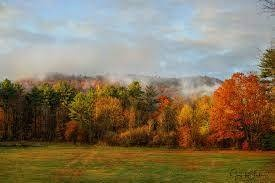
//> input picture contrast_imgs/image1.jpg, 275 x 183 px
$ ./Hist contrast_imgs/image1.jpg   (built with g++ and OpenCV 4)
//> lines starting //> are read from the running program, lines starting //| are printed output that depends on the picture
//> further down, img is the input picture: 183 rows x 275 cols, CV_8UC3; mean B, G, R 96, 118.9, 132.4
### lib/CreateHist.hpp
#pragma once

#include <iostream>
#include <string>
#include <vector>

#include "Consts.hpp"

#include <opencv2/opencv.hpp>

using namespace cv;

void Normalize(std::vector<double>& vec, int size) {
    int max = 0;
    for (int i = 0; i < vec.size(); ++i) {
        if (max < vec[i]) {
            max = vec[i];
        }
    }
    for (auto& i : vec) {
        i = (i * size) / max;
    }
}

std::vector<std::vector<double>> CreateHist(const Mat& img) {
    std::vector<std::vector<double>> channels(3, std::vector<double>(AMOUNT_COLORS, 0));

    for (int i = 0; i < img.rows; ++i) {
        for (int j = 0; j < img.cols; ++j) {
            Vec3b intensity = img.at<Vec3b>(i, j);
            ++channels[0][static_cast<int>(intensity.val[0])];
            ++channels[1][static_cast<int>(intensity.val[1])];
            ++channels[2][static_cast<int>(intensity.val[2])];
        }
    }
//> after the loop, channels = 3 items

    return channels;
}

void DrawHist(const Mat& img, const std::string& name) {
    auto channels = CreateHist(img);
//> channels = 3 items

    Mat Hist(HIST_HEIGHT, HIST_WIDTH, CV_8UC3, Scalar(255, 255, 255));

    int scale = cvRound((double)(HIST_WIDTH / AMOUNT_COLORS));

    Normalize(channels[0], HIST_HEIGHT);
//> the loop in Normalize, `for (int i = 0; i < vec.size(); ++i)` made 256 passes
//> max on pass 1: 2835
//> after the loop in Normalize, `for (int i = 0; i < vec.size(); ++i)`: max = 2835
//> the loop in Normalize, `for (auto& i : vec)` made 256 passes
//> i on passes 1 to 3: 400, 50.51, 56.3
    Normalize(channels[1], HIST_HEIGHT);
//> the loop in Normalize (call 2), `for (int i = 0; i < vec.size(); ++i)` made 256 passes
//> max on passes 1, 10, 12, 13, 14, 15, 17, 18, 19, 20, 21, 22: 69, 73, 100, 103, 109, 128, 155, 159, 166, 169, 201, 204
//> the loop in Normalize (call 2), `for (auto& i : vec)` made 256 passes
//> i on passes 1 to 3: 31.47, 9.58, 13.23
    Normalize(channels[2], HIST_HEIGHT);

    for( int i = 1 ; i < AMOUNT_COLORS; ++i) {
        line(Hist, Point(scale * (i - 1), HIST_HEIGHT - cvRound(channels[0][i - 1])),
             Point(scale * i, HIST_HEIGHT - cvRound(channels[0][i])),
             Scalar(255, 0, 0), 2, 8, 0);
        line(Hist, Point(scale * (i - 1), HIST_HEIGHT - cvRound(channels[1][i - 1])),
             Point(scale * i, HIST_HEIGHT - cvRound(channels[1][i])),
             Scalar(0, 255, 0), 2, 8, 0);
        line(Hist, Point(scale * (i - 1), HIST_HEIGHT - cvRound(channels[2][i - 1])),
             Point(scale * i, HIST_HEIGHT - cvRound(channels[2][i])),
             Scalar(0, 0, 255), 2, 8, 0);
    }
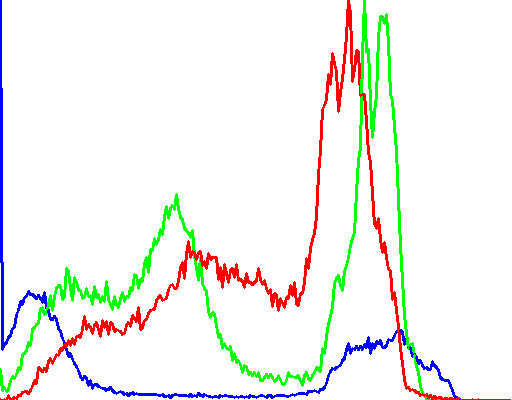
//> Hist: 400 rows x 512 cols, CV_8UC3; mean B, G, R 240.6, 244.4, 243.5

    imshow(name, img);
    imshow(name + " Hist", Hist);
}

// [26 lines left out: function SaveHist, not called in this run]

### lib/Consts.hpp
#pragma once

const int AMOUNT_COLORS = 256;
const int HIST_WIDTH = 512;
const int HIST_HEIGHT = 400;

### Hist.cpp
#include <iostream>
#include <string>
#include <vector>

#include "lib/Consts.hpp"
#include "lib/CreateHist.hpp"

#include <opencv2/opencv.hpp>

using namespace cv;

int main(int argc, char* argv[]) {
    std::string path(argv[1]);
    Mat img = imread(path, IMREAD_COLOR);
    if (img.empty()) {
        std::cout << "bad path\n";
        return 0;
    }
    DrawHist(img, path);
    waitKey();
}

$ run again, on contrast_imgs/image2DumbContrast.jpg
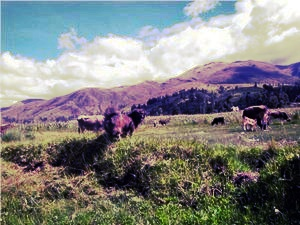
//> input picture contrast_imgs/image2DumbContrast.jpg, 300 x 225 px
//> img is the input picture: 225 rows x 300 cols, CV_8UC3; mean B, G, R 128.8, 128.9, 128.9
//> after the loop in CreateHist, `for (int i = 0; i < img.rows; ++i)`: channels = 3 items
//> the loop in Normalize, `for (int i = 0; i < vec.size(); ++i)` made 256 passes
//> max on passes 1, 8, 19, 32, 33, 35, 191, 199: 231, 304, 315, 323, 325, 329, 351, 378
//> after the loop in Normalize, `for (int i = 0; i < vec.size(); ++i)`: max = 498
//> the loop in Normalize, `for (auto& i : vec)` made 256 passes
//> i on passes 1 to 3: 185.5, 54.62, 76.31
//> the loop in Normalize (call 2), `for (int i = 0; i < vec.size(); ++i)` made 256 passes
//> max on passes 1, 155, 173, 176, 256: 348, 357, 389, 402, 590
//> the loop in Normalize (call 2), `for (auto& i : vec)` made 256 passes
//> i on passes 1 to 3: 235.9, 122.7, 168.8
//> after the loop in DrawHist, `for( int i = 1 ; i < AMOUNT_COLORS; ++i)`:
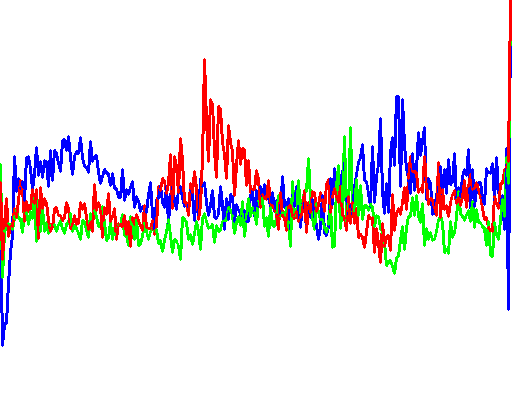
//> Hist: 400 rows x 512 cols, CV_8UC3; mean B, G, R 232.8, 229.9, 233.3
